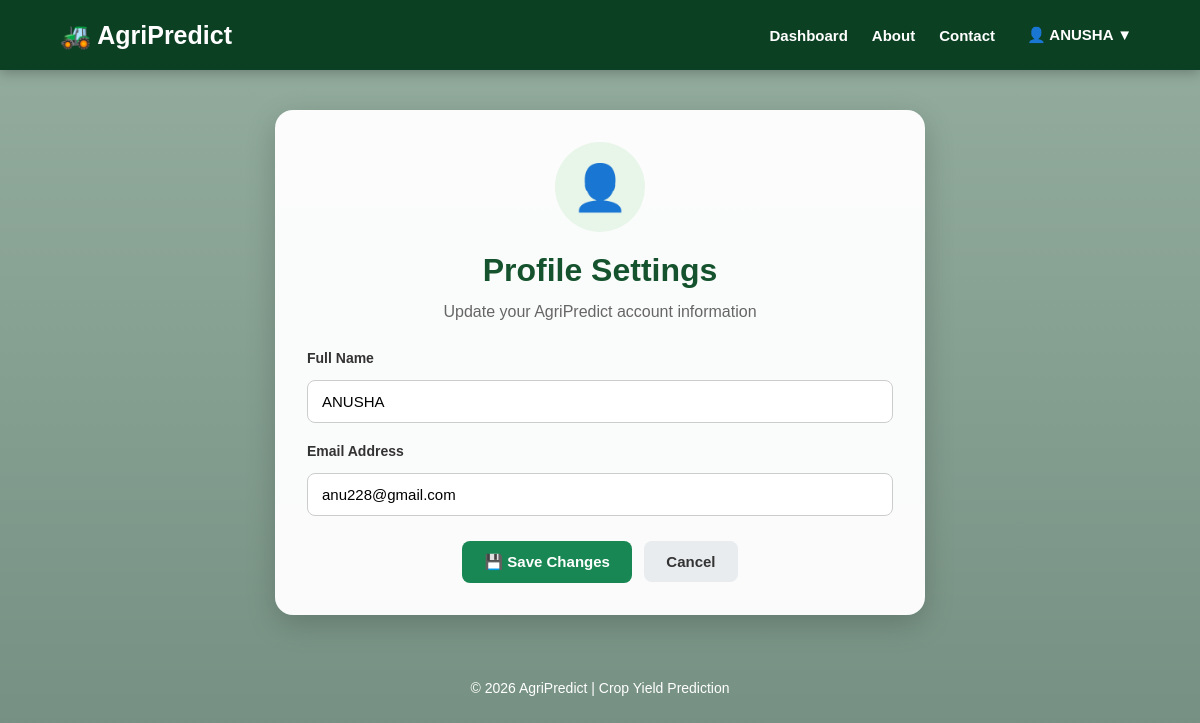
/profile/settings (signed in), run on the app's committed database.
### tables this page shows
CREATE TABLE users (
            id INTEGER PRIMARY KEY AUTOINCREMENT,
            name TEXT NOT NULL,
            email TEXT UNIQUE NOT NULL,
            password TEXT NOT NULL
        , created_at TIMESTAMP);

### app.py (the view, shortened to what this page needs)
@app.route(
    "/profile/settings",
    methods=["GET", "POST"]
)
@login_required
def profile_settings():
    conn = get_db_connection()
    user = conn.execute(
        "SELECT * FROM users WHERE id = ?",
        (session["user_id"],)
    ).fetchone()
    if user is None:
        conn.close()
        session.clear()
        return redirect(
            url_for("login")
        )
    conn.close()
    return render_template(
        "profile_settings.html",
        user=user
    )

### app.py (called while the page is built)
def get_db_connection():
    conn = sqlite3.connect("users.db")
    conn.row_factory = sqlite3.Row
    return conn

def login_required(function):
    @wraps(function)
    def decorated_function(*args, **kwargs):
        if "user_id" not in session:
            return redirect(
                url_for("login")
            )
        return function(*args, **kwargs)
    return decorated_function

### templates/profile_settings.html (shortened to what this page needs)
<!DOCTYPE html>
<html lang="en">
<head>
    <link rel="stylesheet"
          href="{{ url_for('static', filename='style.css') }}">
</head>
<body>
<nav class="navbar">
    <div class="logo">
        🚜 AgriPredict
    </div>
    <div class="nav-links">
        <a href="{{ url_for('dashboard') }}">
            Dashboard
        </a>
        <a href="{{ url_for('about') }}">
            About
        </a>
        <a href="{{ url_for('contact') }}">
            Contact
        </a>
        <div class="profile-dropdown">
            <button class="profile-button">
                👤 {{ session.get('user_name', 'User') }} ▼
            </button>
        </div>
    </div>
</nav>
<div class="page-container">
    <div class="page-card profile-settings-card">
        <div class="profile-avatar">
            👤
        </div>
        <h1>
            Profile Settings
        </h1>
        <p>
            Update your AgriPredict account information
        </p>
        <form method="POST"
              action="{{ url_for('profile_settings') }}"
              class="profile-settings-form">
            <div class="form-group">
                <label for="name">
                    Full Name
                </label>
                <input
                    type="text"
                    id="name"
                    name="name"
                    value="{{ user['name'] }}"
                    placeholder="Enter your full name"
                    required>
            </div>
            <div class="form-group">
                <label for="email">
                    Email Address
                </label>
                <input
                    type="email"
                    id="email"
                    name="email"
                    value="{{ user['email'] }}"
                    placeholder="Enter your email address"
                    required>
            </div>
            <div class="profile-settings-actions">
                <button type="submit"
                        class="primary-button">
                    💾 Save Changes
                </button>
                <a href="{{ url_for('profile') }}"
                   class="secondary-button">
                    Cancel
                </a>
            </div>
        </form>
    </div>
</div>
<footer class="footer">
    <p>
        © 2026 AgriPredict | Crop Yield Prediction
    </p>
</footer>
</body>
</html>

### static/style.css (style rules this page uses)
* { box-sizing: border-box; margin: 0; padding: 0; }
html { scroll-behavior: smooth; }
body { min-height: 100vh; font-family: Arial, Helvetica, sans-serif; color: #222; background-image: linear-gradient( rgba(0, 60, 25, 0.42), rgba(0, 50, 25, 0.55) ), url("/static/background.png"); background-size: cover; background-position: center; background-repeat: no-repeat; background-attachment: fixed; }
.navbar { width: 100%; min-height: 70px; display: flex; align-items: center; justify-content: space-between; padding: 12px 5%; background: rgba(0, 55, 25, 0.92); box-shadow: 0 3px 12px rgba(0, 0, 0, 0.25); position: sticky; top: 0; z-index: 1000; }
.logo { color: white; font-size: 25px; font-weight: bold; }
.nav-links { display: flex; align-items: center; gap: 24px; }
.nav-links > a { color: white; text-decoration: none; font-size: 15px; font-weight: 600; }
.profile-dropdown { position: relative; display: inline-block; }
.profile-button { border: none; background: transparent; color: white; font-size: 15px; font-weight: 600; cursor: pointer; padding: 8px; }
.prediction-card, .page-card, .result-card { background: rgba(255, 255, 255, 0.96); border-radius: 18px; box-shadow: 0 10px 30px rgba(0, 0, 0, 0.18); }
.form-group { display: flex; flex-direction: column; gap: 7px; }
.form-group label { font-weight: 600; color: #333; font-size: 14px; }
.form-group input, .form-group select, .form-group textarea { width: 100%; padding: 12px 14px; border: 1px solid #ccc; border-radius: 8px; font-size: 15px; outline: none; background: white; }
.primary-button, .secondary-button { display: inline-block; padding: 12px 22px; border-radius: 8px; border: none; text-decoration: none; cursor: pointer; font-size: 15px; font-weight: 600; transition: 0.2s; }
.primary-button { background: #198754; color: white; }
.secondary-button { background: #e9ecef; color: #333; margin-left: 8px; }
.page-container { width: 92%; max-width: 1100px; margin: 40px auto; }
.page-card { padding: 32px; color: #333; }
.page-card h1 { color: #14532d; margin-bottom: 10px; }
.page-card > p { color: #666; line-height: 1.6; }
.profile-avatar { width: 90px; height: 90px; margin: 0 auto 20px; border-radius: 50%; background: #e8f5e9; display: flex; align-items: center; justify-content: center; font-size: 45px; }
.profile-settings-card { max-width: 650px; margin: auto; text-align: center; }
.profile-settings-card h1 { color: #14532d; margin-bottom: 10px; }
.profile-settings-card > p { color: #666; line-height: 1.6; margin-bottom: 25px; }
.profile-settings-form { margin-top: 25px; text-align: left; }
.profile-settings-form .form-group { margin-bottom: 20px; }
.profile-settings-form .form-group label { display: block; margin-bottom: 7px; font-weight: 600; color: #333; font-size: 14px; }
.profile-settings-form .form-group input { width: 100%; padding: 12px 14px; border: 1px solid #ccc; border-radius: 8px; font-size: 15px; outline: none; background: white; }
.profile-settings-actions { margin-top: 25px; text-align: center; }
.footer { text-align: center; color: white; padding: 25px; margin-top: 30px; font-size: 14px; }

### data on the page
users: get "ANUSHA", name "ANUSHA", email "anu228@gmail.com"
